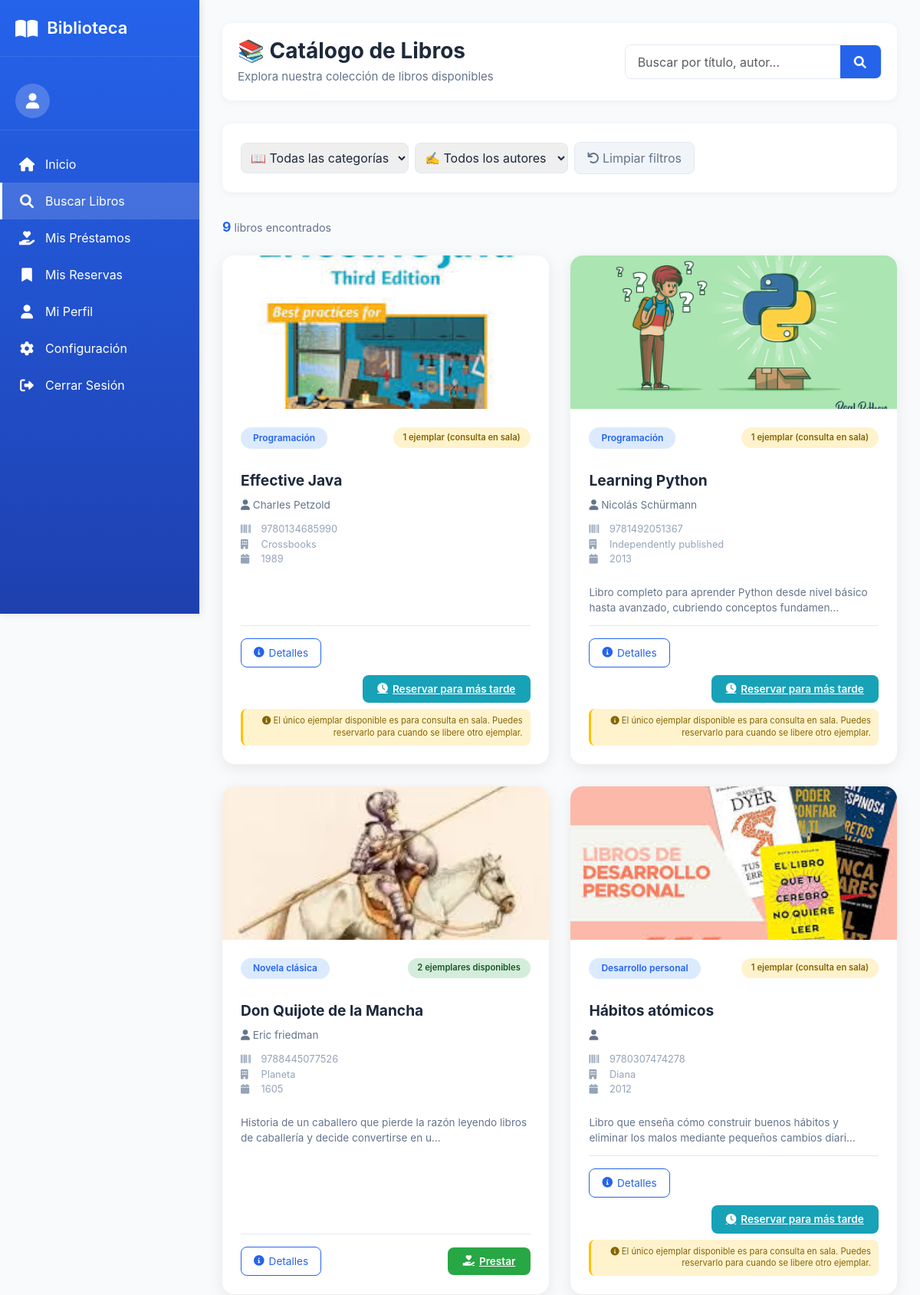
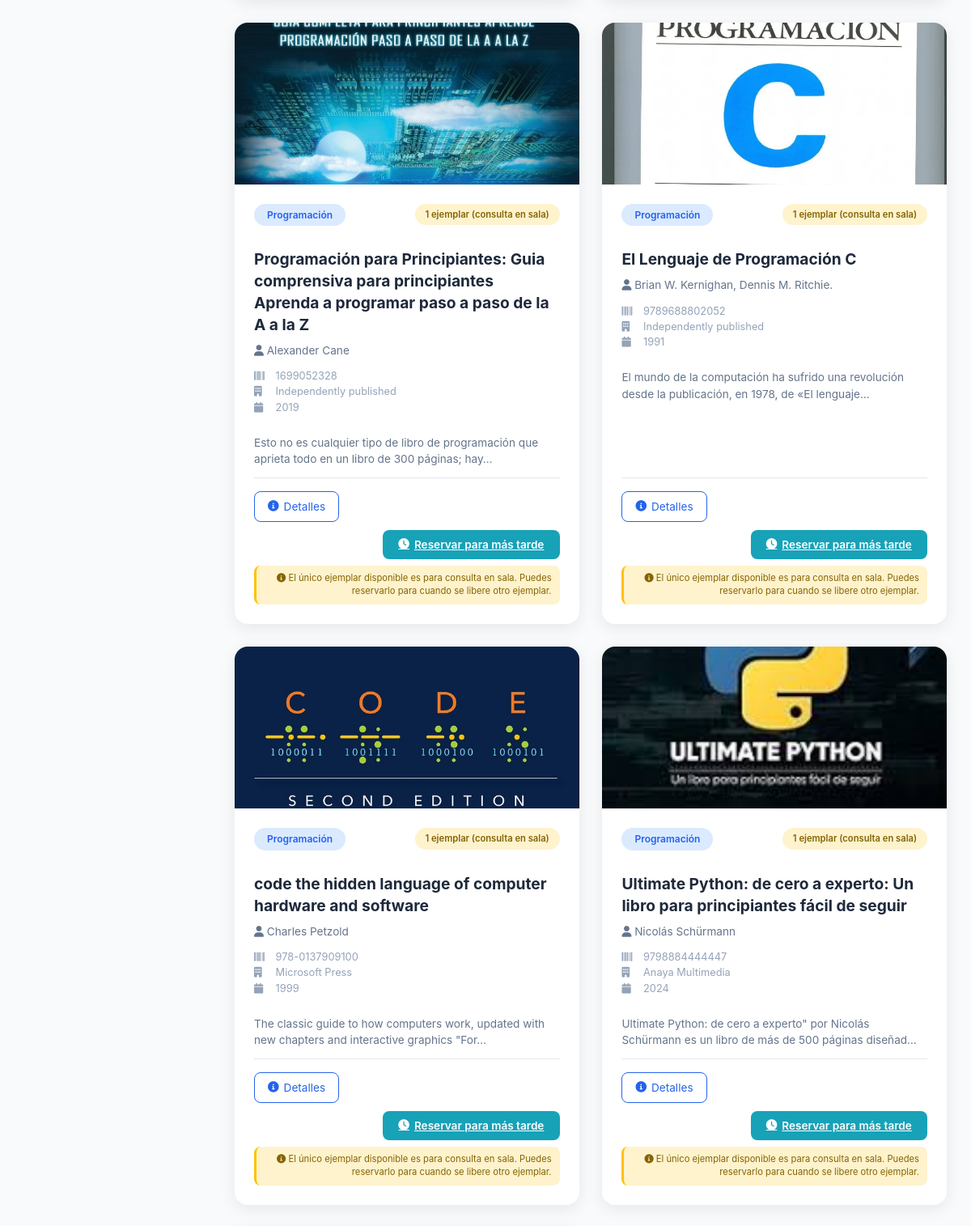
Screenshot of /catalogo/ (upper part) with the database file from the repository (2 pictures, top to bottom).
### catalogo/models.py (models this page shows, shortened)
class Categoria(models.Model):
    nombre = models.CharField(
        max_length=100,
        unique=True,
        verbose_name="Nombre de la categoría"
    )
    class Meta:
        verbose_name = "Categoría"
        verbose_name_plural = "Categorías"
        ordering = ['nombre']

class Libro(models.Model):
    activo = models.BooleanField(default=True, verbose_name="Activo")
    """Libros del catálogo"""
    isbn = models.CharField(
        max_length=20,
        unique=True,
        verbose_name="ISBN"
    )
    titulo = models.CharField(
        max_length=200,
        verbose_name="Título"
    )
    anio_publicacion = models.IntegerField(
        blank=True,
        null=True,
        verbose_name="Año de publicación"
    )
    descripcion = models.TextField(
        blank=True,
        null=True,
        verbose_name="Descripción / Sinopsis",
        help_text="Breve descripción o sinopsis del libro"
    )
    editorial = models.ForeignKey(
        Editorial,
        on_delete=models.PROTECT,
        verbose_name="Editorial"
    )
    categoria = models.ForeignKey(
        Categoria,
        on_delete=models.PROTECT,
        verbose_name="Categoría"
    )
    autores = models.ManyToManyField(
        Autor,
        through='LibroAutor',
        verbose_name="Autores"
    )
    imagen = models.ImageField(
        upload_to='libros/',
        blank=True,
        null=True,
        verbose_name="Imagen de tapa"
    )
    cantidad_total = models.IntegerField(
        default=0,
        verbose_name="Total de ejemplares"
    )
    inventario_disponible = models.IntegerField(
        default=0,
        verbose_name="Ejemplares disponibles"
    )
    class Meta:
        verbose_name = "Libro"
        verbose_name_plural = "Libros"

class Autor(models.Model):
    nombre = models.CharField(max_length=100)
    apellido = models.CharField(max_length=100)
    class Meta:
        verbose_name = "Autor"
        verbose_name_plural = "Autores"
    @property
    def nombre_completo(self):
        return f"{self.nombre} {self.apellido}"

class Editorial(models.Model):
    nombre = models.CharField(
        max_length=100,
        unique=True,
        verbose_name="Nombre de la editorial"
    )
    class Meta:
        verbose_name = "Editorial"
        verbose_name_plural = "Editoriales"

### catalogo/views.py (the view)
# urls.py: path('', views.catalogo_lista, name='catalogo_lista'),
def catalogo_lista(request):
    libros = Libro.objects.filter(
        activo=True,
        ejemplares__isnull=False
    ).distinct().order_by('-id')
    categorias = Categoria.objects.all()
    autores = Autor.objects.all()
    categoria_id = request.GET.get('categoria')
    autor_id = request.GET.get('autor')
    busqueda = request.GET.get('q')
    if categoria_id:
        libros = libros.filter(categoria_id=categoria_id)
    if autor_id:
        libros = libros.filter(autores__id=autor_id)
    if busqueda:
        libros = libros.filter(titulo__icontains=busqueda) | \
                 libros.filter(autores__nombre__icontains=busqueda) | \
                 libros.filter(autores__apellido__icontains=busqueda)
    libros_con_stock = []
    for libro in libros:
        total = Ejemplar.objects.filter(libro=libro).count()
        disponibles = Ejemplar.objects.filter(libro=libro, disponibilidad='DISPONIBLE').count()
        libro_data = {
            'id': libro.id,
            'isbn': libro.isbn,
            'titulo': libro.titulo,
            'anio_publicacion': libro.anio_publicacion,
            'descripcion': libro.descripcion,
            'editorial': libro.editorial,
            'categoria': libro.categoria,
            'autores': libro.autores.all(),
            'imagen': libro.imagen,
            'ejemplares_totales': total,
            'ejemplares_disponibles': disponibles,
            'primer_ejemplar_disponible': Ejemplar.objects.filter(
                libro=libro,
                disponibilidad='DISPONIBLE'
            ).first(),
            'activo': libro.activo,
        }
        libros_con_stock.append(libro_data)
    context = {
        'libros': libros_con_stock,
        'categorias': categorias,
        'autores': autores,
    }
    return render(request, 'catalogo/lista.html', context)

### templates/catalogo/lista.html (shortened to what this page needs)
{% extends 'base/menu_usuario.html' %}
{% load static %}
{% block main_content %}
<div class="content-header">
    <div class="page-title">
        <h1>📚 Catálogo de Libros</h1>
        <p>Explora nuestra colección de libros disponibles</p>
    </div>
    <div class="search-box">
        <form method="get" class="d-flex">
            <div class="input-group">
                <input type="text" name="q" class="form-control" placeholder="Buscar por título, autor..." value="{{ request.GET.q }}">
                <button type="submit">
                    <i class="fas fa-search"></i>
                </button>
            </div>
        </form>
    </div>
</div>
<div class="filtros-container">
    <form method="get" id="filtros-form" class="d-flex gap-2 flex-wrap align-items-center w-100">
        <select name="categoria" class="filtro-select" onchange="this.form.submit()">
            <option value="">📖 Todas las categorías</option>
        </select>
        <select name="autor" class="filtro-select" onchange="this.form.submit()">
            <option value="">✍️ Todos los autores</option>
        </select>
        <a href="{% url 'catalogo_lista' %}" class="btn-limpiar">
            <i class="fas fa-undo me-1"></i>Limpiar filtros
        </a>
    </form>
</div>
<div class="result-count">
    <strong>{{ libros|length }}</strong> libros encontrados
</div>
<div class="libros-grid">
    {% for libro in libros %}
        <div class="card-libro">
            {% if libro.imagen %}
                <img src="{{ libro.imagen.url }}" class="card-img-top" alt="{{ libro.titulo }}">
            {% else %}
                <img src="https://via.placeholder.com/350x200?text=Sin+imagen" class="card-img-top" alt="Sin imagen">
            {% endif %}
            <div class="card-body">
                <div class="d-flex justify-content-between align-items-start mb-3">
                    <span class="categoria-badge">{{ libro.categoria.nombre }}</span>
                    {% if libro.ejemplares_disponibles >= 2 %}
                        <span class="stock-badge stock-disponible">{{ libro.ejemplares_disponibles }} ejemplares disponibles</span>
                    {% elif libro.ejemplares_disponibles == 1 %}
                        <span class="stock-badge stock-consulta">1 ejemplar (consulta en sala)</span>
                    {% else %}
                        <span class="stock-badge stock-no">Sin ejemplares disponibles</span>
                    {% endif %}
                </div>
                <h3 class="card-title">{{ libro.titulo }}</h3>
                <div class="card-autores">
                    <i class="fas fa-user"></i>
                    {% for autor in libro.autores %}
                        {{ autor.nombre_completo }}{% if not forloop.last %}, {% endif %}
                    {% endfor %}
                </div>
                <div class="card-detalles">
                    <div><i class="fas fa-barcode"></i> {{ libro.isbn }}</div>
                    <div><i class="fas fa-building"></i> {{ libro.editorial.nombre }}</div>
                    {% if libro.anio_publicacion %}
                        <div><i class="fas fa-calendar"></i> {{ libro.anio_publicacion }}</div>
                    {% endif %}
                </div>
                {% if libro.descripcion %}
                    <div class="descripcion-corta">
                        {{ libro.descripcion|truncatechars:100 }}
                    </div>
                {% endif %}
                <div class="acciones-container">
                    <a href="{% url 'catalogo_detalle' libro.id %}" class="btn-detalles">
                        <i class="fas fa-info-circle"></i> Detalles
                    </a>
                    {% if libro.ejemplares_disponibles >= 2 %}
                        {% if libro.primer_ejemplar_disponible %}
                            <a href="{% url 'registrar_prestamo_usuario' libro.primer_ejemplar_disponible.id %}" class="btn-prestar">
                                <i class="fas fa-hand-holding-heart"></i> Prestar
                            </a>
                        {% endif %}
                    {% elif libro.ejemplares_disponibles == 1 %}
                        <div class="text-end">
                            <a href="{% url 'reservar_libro' libro.id %}" class="btn-reservar-consulta">
                                <i class="fas fa-clock"></i> Reservar para más tarde
                            </a>
                            <div class="mensaje-consulta">
                                <i class="fas fa-info-circle"></i>
                                El único ejemplar disponible es para consulta en sala. Puedes reservarlo para cuando se libere otro ejemplar.
                            </div>
                        </div>
                    {% elif libro.ejemplares_disponibles == 0 %}
                        <a href="{% url 'reservar_libro' libro.id %}" class="btn-reservar">
                            <i class="fas fa-bookmark"></i> Reservar
                        </a>
                    {% else %}
                        <button class="btn-detalles" disabled style="background: #6c757d; color: white; opacity: 0.6; cursor: not-allowed;">
                            <i class="fas fa-ban"></i> No disponible
                        </button>
                    {% endif %}
                </div>
            </div>
        </div>
    {% empty %}
        <div class="text-center py-5" style="grid-column: 1/-1;">
            <i class="fas fa-book-open" style="font-size: 4rem; color: #ccc;"></i>
            <h3 class="mt-3">No se encontraron libros</h3>
            <p class="text-muted">Probá con otros filtros o términos de búsqueda</p>
        </div>
    {% endfor %}
</div>
{% endblock %}

### templates/base/menu_usuario.html (style rules this page uses)
:root { --primary-blue: #2563eb; --dark-blue: #1e40af; --light-blue: #dbeafe; --text-dark: #1e293b; --text-light: #64748b; --sidebar-width: 260px; }
* { margin: 0; padding: 0; box-sizing: border-box; }
body { background-color: #f8fafc; font-family: 'Inter', -apple-system, BlinkMacSystemFont, sans-serif; color: var(--text-dark); display: flex; min-height: 100vh; }
.content-header { display: flex; justify-content: space-between; align-items: center; margin-bottom: 30px; background: white; padding: 20px; border-radius: 12px; box-shadow: 0 2px 10px rgba(0,0,0,0.05); }
.page-title h1 { font-size: 28px; font-weight: 700; color: var(--text-dark); margin-bottom: 5px; }
.page-title p { color: var(--text-light); font-size: 15px; margin: 0; }

### templates/catalogo/lista.html (style rules this page uses)
.search-box { max-width: 400px; }
.search-box .input-group { border-radius: 8px; overflow: hidden; border: 1px solid #e2e8f0; }
.search-box input { border: none; padding: 0.6rem 1rem; }
.search-box button { background: var(--primary-blue); color: white; border: none; padding: 0.6rem 1.2rem; }
.filtros-container { display: flex; gap: 1rem; flex-wrap: wrap; align-items: center; background: white; padding: 1.5rem; border-radius: 12px; margin-bottom: 2rem; box-shadow: 0 2px 10px rgba(0,0,0,0.05); }
.filtro-select { min-width: 200px; padding: 0.5rem; border: 1px solid #e2e8f0; border-radius: 8px; color: var(--text-dark); }
.btn-limpiar { background: #f1f5f9; color: var(--text-light); border: 1px solid #e2e8f0; padding: 0.5rem 1rem; border-radius: 8px; text-decoration: none; transition: all 0.3s; }
.libros-grid { display: grid; grid-template-columns: repeat(auto-fill, minmax(350px, 1fr)); gap: 1.8rem; margin-top: 1.5rem; }
.card-libro { border: none; border-radius: 16px; box-shadow: 0 5px 20px rgba(0,0,0,0.08); transition: all 0.3s; background: white; overflow: hidden; display: flex; flex-direction: column; }
.card-libro img { width: 100%; height: 200px; object-fit: cover; }
.card-body { padding: 1.5rem; flex: 1; display: flex; flex-direction: column; }
.categoria-badge { background: var(--light-blue); color: var(--primary-blue); padding: 0.3rem 1rem; border-radius: 20px; font-size: 0.75rem; font-weight: 600; display: inline-block; }
.card-title { color: var(--text-dark); font-weight: 700; margin: 0.75rem 0 0.5rem; font-size: 1.2rem; line-height: 1.4; }
.card-autores { color: var(--text-light); font-size: 0.85rem; margin-bottom: 0.75rem; }
.card-detalles { font-size: 0.8rem; color: #94a3b8; margin-bottom: 0.75rem; }
.card-detalles i { width: 18px; margin-right: 5px; }
.descripcion-corta { font-size: 0.85rem; color: var(--text-light); margin: 0.75rem 0; line-height: 1.5; }
.btn-detalles { background: white; border: 1px solid var(--primary-blue); color: var(--primary-blue); padding: 0.5rem 1rem; border-radius: 8px; text-decoration: none; font-size: 0.85rem; transition: all 0.3s; display: inline-flex; align-items: center; gap: 6px; }
.btn-prestar { background: #28a745; color: white; border: none; padding: 0.5rem 1.2rem; border-radius: 8px; font-weight: 600; font-size: 0.85rem; transition: all 0.3s; display: inline-flex; align-items: center; gap: 6px; }
.btn-reservar-consulta { background: #17a2b8; color: white; border: none; padding: 0.5rem 1.2rem; border-radius: 8px; font-weight: 600; font-size: 0.85rem; transition: all 0.3s; display: inline-flex; align-items: center; gap: 6px; }
.result-count { color: var(--text-light); margin-bottom: 1rem; font-size: 0.9rem; }
.result-count strong { color: var(--primary-blue); font-size: 1.1rem; }
.mensaje-consulta { font-size: 0.7rem; color: #856404; background: #fff3cd; padding: 8px 10px; border-radius: 8px; margin-top: 8px; border-left: 3px solid #ffc107; line-height: 1.4; }
.acciones-container { margin-top: auto; padding-top: 1rem; border-top: 1px solid #e2e8f0; display: flex; justify-content: space-between; align-items: center; flex-wrap: wrap; gap: 10px; }
.stock-badge { font-size: 0.7rem; font-weight: 600; padding: 0.3rem 0.8rem; border-radius: 20px; }
.stock-disponible { background: #d4edda; color: #155724; }
.stock-consulta { background: #fff3cd; color: #856404; }

### rows the page displays
Categoria: categoria.nombre "Programación" "Programación" "Programación" "Programación" "Programación" "Programación"
Libro: titulo "Effective Java", isbn "9780134685990"
Autor: nombre_completo "Charles Petzold"
Editorial: editorial.nombre "Crossbooks"
Libro: titulo "Learning Python", isbn "9781492051367", descripcion "Libro completo para aprender Python desde nivel básico hasta avanzado, cubriendo conceptos fundamen…"
Autor: nombre_completo "Nicolás Schürmann"
Editorial: editorial.nombre "Independently published" "Independently published" "Independently published"
Categoria: categoria.nombre "Novela clásica"
Libro: titulo "Don Quijote de la Mancha", isbn "9788445077526", descripcion "Historia de un caballero que pierde la razón leyendo libros de caballería y decide convertirse en u…"
Autor: nombre_completo "Eric friedman"
Editorial: editorial.nombre "Planeta"
Categoria: categoria.nombre "Desarrollo personal"
Libro: titulo "Hábitos atómicos", isbn "9780307474278", descripcion "Libro que enseña cómo construir buenos hábitos y eliminar los malos mediante pequeños cambios diari…"
Editorial: editorial.nombre "Diana"
Libro: titulo "Programación para Principiantes: Guia comprensiva para principiantes Aprenda a programar paso a paso de la A a la Z", isbn "1699052328", descripcion "Esto no es cualquier tipo de libro de programación que aprieta todo en un libro de 300 páginas; hay…"
Autor: nombre_completo "Alexander Cane"
Libro: imagen "libros/1.webp" (drawn), titulo "El Lenguaje de Programación C", isbn "9789688802052", descripcion "El mundo de la computación ha sufrido una revolución desde la publicación, en 1978, de «El lenguaje…"
Autor: nombre_completo "Brian W. Kernighan"
Autor: nombre_completo "Dennis M. Ritchie."
Libro: titulo "code the hidden language of computer hardware and software", isbn "978-0137909100", descripcion "The classic guide to how computers work, updated with new chapters and interactive graphics \"For…"
Editorial: editorial.nombre "Microsoft Press"
Libro: titulo "Ultimate Python: de cero a experto: Un libro para principiantes fácil de seguir", isbn "9798884444447", descripcion "Ultimate Python: de cero a experto\" por Nicolás Schürmann es un libro de más de 500 páginas diseñad…"
Editorial: editorial.nombre "Anaya Multimedia"

### other values shown
{{ libros|length }} "9"
{{ libro.anio_publicacion }} "1989" "2013" "1605" "2012" "2019" "1991" "1999" "2024"
{{ libro.ejemplares_disponibles }} "2"
